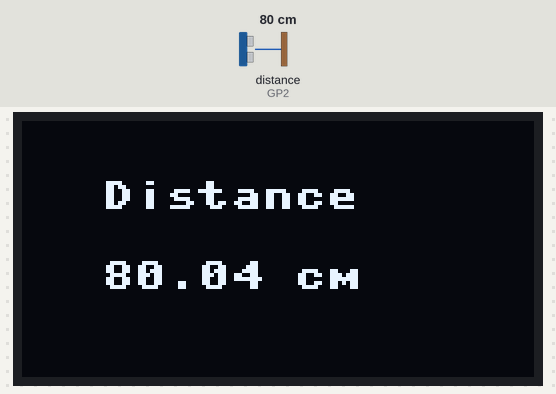
A program run on a simulated Raspberry Pi Pico running MicroPython. Shown: 128×64 one-colour display. The inputs (shaded band) are chosen by the test bench; at power-on: distance to the obstacle (sensor on GP2) 80 cm. The echo pulse lasts 58.3 µs per cm; library files of the repository ran but are not shown: ssd1306.py; what the program prints to the serial console is not drawn.

Above: at 1.2 s.
1.3 s: distance to the obstacle (sensor on GP2) set to 2 cm
At 2.9 s:
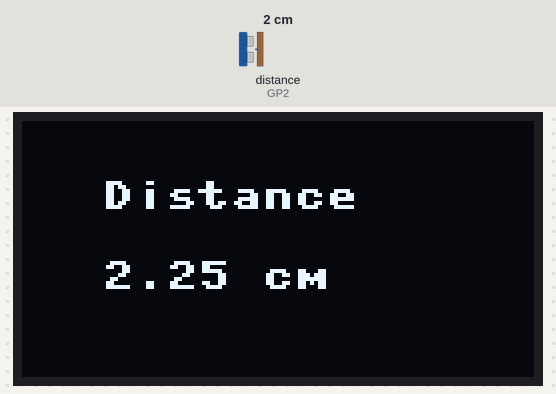
3.7 s: distance to the obstacle (sensor on GP2) set to 4 cm
At 5.5 s:
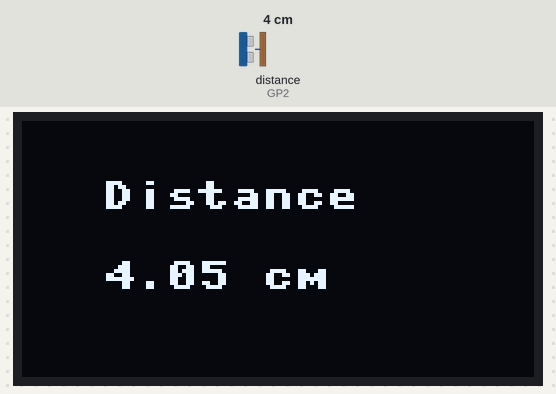
5.8 s: distance to the obstacle (sensor on GP2) set to 9 cm
At 7.2 s:
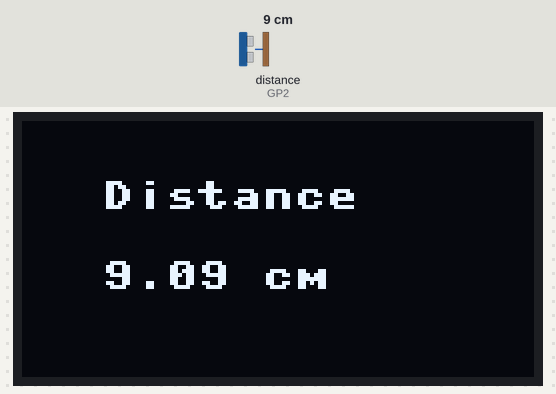
Timing chart, 0 to 8.8 s (numbered marks = the images above; inputs shaded):
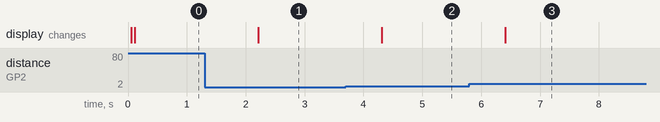

The program:

main.py
```python
# Make changes as you seem fit
# Double check if the resolution of your OLED screen matches with the values in lines 29 and 30

from machine import Pin, I2C
from ssd1306 import SSD1306_I2C

import utime

trigger = Pin(3, Pin.OUT)
echo = Pin(2, Pin.IN)


def ultrasonnic():
    timepassed=0
    trigger.low()
    utime.sleep_us(2)
    trigger.high()
    utime.sleep_us(10)
    trigger.low()
    while echo.value() == 0:
        signaloff = utime.ticks_us()
    while echo.value() == 1:
        signalon = utime.ticks_us()
    timepassed = signalon - signaloff

    return timepassed


WIDTH  = 128                                              # oled display width
HEIGHT = 64                                               # oled display height

i2c = I2C(0, scl=Pin(17), sda=Pin(16), freq=200000)       # Init I2C using pins GP0 & GP1
print("I2C Address      : "+hex(i2c.scan()[0]).upper())   # Display device address
print("I2C Configuration: "+str(i2c))                     # Display I2C config


oled = SSD1306_I2C(WIDTH, HEIGHT, i2c)                    # Init oled display


while True:

    oled.fill(0)
    measured_time = ultrasonnic()
    distance_cm = (measured_time * 0.0343) / 2
    distance_cm = round(distance_cm,2)


    oled.text("Distance",20,15)
    oled.text(str(distance_cm)+" cm",20,35)
    oled.show()
    utime.sleep(1)
```

Measured:
- after the input at 1.3 s, the display: changes after 0.91 s (image 1)
- after the input at 3.7 s, the display: changes after 0.61 s (image 2)
- after the input at 5.8 s, the display: changes after 0.61 s (image 3)
